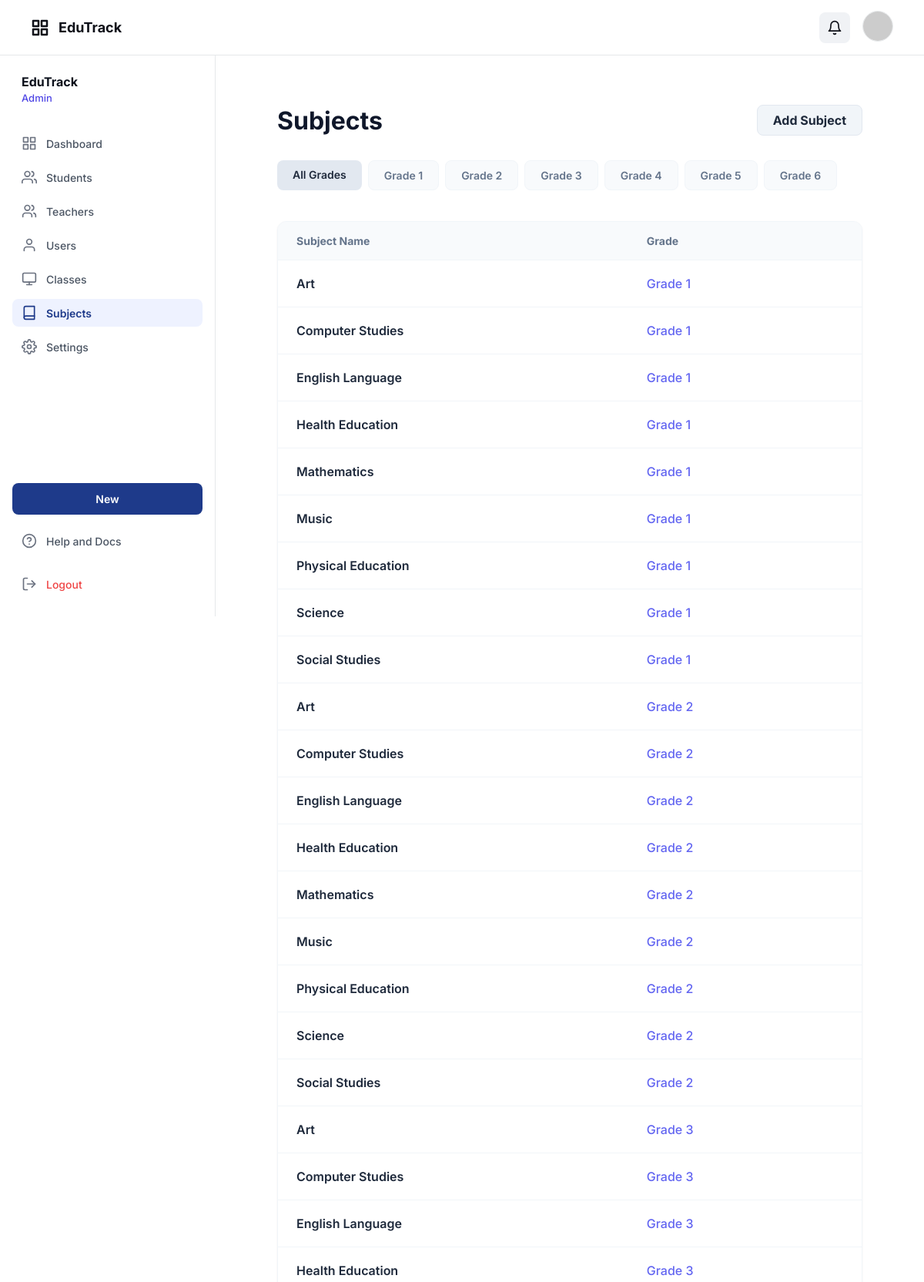
Screenshot of /school_app/index.php?controller=subject&action=index (signed in, upper part) with the database file from the repository.
### tables this page shows
CREATE TABLE grades (
  id TINYINT UNSIGNED NOT NULL,
  grade_number TINYINT UNSIGNED NOT NULL,
  name VARCHAR(20) NOT NULL,
  PRIMARY KEY (id),
  UNIQUE KEY uq_grades_grade_number (grade_number),
  UNIQUE KEY uq_grades_name (name),
  CONSTRAINT chk_grade_number CHECK (grade_number BETWEEN 1 AND 6)
);

CREATE TABLE subjects (
  id BIGINT UNSIGNED NOT NULL AUTO_INCREMENT,
  grade_id TINYINT UNSIGNED NOT NULL,
  name VARCHAR(80) NOT NULL,
  code VARCHAR(20) NULL,
  is_active TINYINT(1) NOT NULL DEFAULT 1,
  created_at TIMESTAMP NOT NULL DEFAULT CURRENT_TIMESTAMP,
  updated_at TIMESTAMP NOT NULL DEFAULT CURRENT_TIMESTAMP ON UPDATE CURRENT_TIMESTAMP,
  PRIMARY KEY (id),
  UNIQUE KEY uq_subject_grade_name (grade_id, name),
  KEY idx_subjects_grade (grade_id),
  CONSTRAINT fk_subjects_grade FOREIGN KEY (grade_id) REFERENCES grades(id) ON DELETE RESTRICT
);

### school_app/controllers/SubjectController.php (called while the page is built, shortened)
<?php
require_once __DIR__ . '/../models/Subject.php';
class SubjectController
{
    public function index()
    {
        $selectedGrade = $_GET['grade_id'] ?? null;
        $filters = [];
        $subjects = Subject::getAll($filters);
        $grades = Grade::getAll();
        render_view('views/admin/subjects/index.php', [
            'subjects' => $subjects,
            'grades' => $grades,
            'selectedGrade' => $selectedGrade
        ]);
    }
}

### school_app/models/Grade.php (called while the page is built, shortened)
<?php
class Grade extends Model
{
    public static function getAll()
    {
        $db = Database::connect();
        $sql = "SELECT * FROM grades ORDER BY grade_number";
        $stmt = $db->query($sql);
        return $stmt->fetchAll(PDO::FETCH_OBJ);
    }
}

### school_app/models/Subject.php (called while the page is built, shortened)
<?php
class Subject extends Model
{
    public static function getAll($filters = [])
    {
        $db = Database::connect();
        $sql = "SELECT s.*, g.name as grade_name, g.grade_number
                FROM subjects s
                JOIN grades g ON s.grade_id = g.id
                WHERE 1=1";
        $params = [];
        $sql .= " ORDER BY g.grade_number, s.name";
        $stmt = $db->prepare($sql);
        $stmt->execute($params);
        return $stmt->fetchAll(PDO::FETCH_OBJ);
    }
}

### school_app/views/admin/subjects/index.php (the view, shortened to what this page needs)
<div class="subjects-container" style="padding: 40px;">
    <div style="display: flex; justify-content: space-between; align-items: center; margin-bottom: 32px;">
        <h1 style="font-size: 32px; font-weight: 700; color: #0f172a; margin: 0;">Subjects</h1>
        <a href="index.php?controller=subject&action=add" class="btn-primary"
            style="background-color: #f1f5f9; color: #1e293b; padding: 10px 20px; border-radius: 8px; font-weight: 700; border: 1px solid #e2e8f0; text-decoration: none;">
            Add Subject
        </a>
    </div>
    <div style="display: flex; gap: 8px; margin-bottom: 32px; overflow-x: auto; padding-bottom: 8px;">
        <a href="index.php?controller=subject&action=index"
            style="padding: 10px 20px; border-radius: 8px; font-weight: 600; font-size: 14px; text-decoration: none;
                  <?php echo !$selectedGrade ? 'background-color: #e2e8f0; color: #1e293b;' : 'background-color: #f8fafc; color: #64748b; border: 1px solid #f1f5f9;'; ?>">
            All Grades
        </a>
        <?php foreach ($grades as $grade): ?>
            <a href="index.php?controller=subject&action=index&grade_id=<?php echo $grade->id; ?>"
                style="padding: 10px 20px; border-radius: 8px; font-weight: 600; font-size: 14px; text-decoration: none;
                      <?php echo $selectedGrade == $grade->id ? 'background-color: #e2e8f0; color: #1e293b;' : 'background-color: #f8fafc; color: #64748b; border: 1px solid #f1f5f9;'; ?>">
                <?php echo htmlspecialchars($grade->name); ?>
            </a>
        <?php endforeach; ?>
    </div>
    <div class="card" style="padding: 0; overflow: hidden; border-radius: 12px; border: 1px solid #f1f5f9;">
        <table style="width: 100%; border-collapse: collapse; text-align: left;">
            <thead>
                <tr style="background-color: #f8fafc; border-bottom: 1px solid #f1f5f9;">
                    <th style="padding: 16px 24px; font-size: 14px; font-weight: 700; color: #64748b; width: 60%;">
                        Subject Name</th>
                    <th style="padding: 16px 24px; font-size: 14px; font-weight: 700; color: #64748b; width: 40%;">Grade
                    </th>
                </tr>
            </thead>
            <tbody>
                <?php if (empty($subjects)): ?>
                    <tr>
                        <td colspan="2" style="padding: 40px; text-align: center; color: #64748b; font-size: 16px;">No
                            subjects found.</td>
                    </tr>
                <?php else: ?>
                    <?php foreach ($subjects as $subject): ?>
                        <tr style="border-bottom: 1px solid #f1f5f9;">
                            <td style="padding: 20px 24px; font-size: 16px; font-weight: 600; color: #1e293b;">
                                <?php echo htmlspecialchars($subject->name); ?>
                            </td>
                            <td style="padding: 20px 24px; font-size: 16px; color: #6366f1; font-weight: 500;">
                                <?php echo htmlspecialchars($subject->grade_name); ?>
                            </td>
                        </tr>
                    <?php endforeach; ?>
                <?php endif; ?>
            </tbody>
        </table>
    </div>
</div>

### school_app/assets/css/app.css (style rules this page uses)
:root { --primary: #1e3a89; --primary-light: #e8eaf2; --bg-main: #f9f9f9; --bg-white: #ffffff; --text-main: #0f1119; --text-muted: #546691; --text-dark: #0c111c; --border-color: #e5e8ea; --border-input: #d1d6e5; --error: #ef4444; --success: #10b981; --spacing-xs: 4px; --spacing-sm: 8px; --spacing-md: 12px; --spacing-lg: 16px; --spacing-xl: 20px; --spacing-2xl: 24px; --spacing-4xl: 40px; --font-family: "Inter", -apple-system, BlinkMacSystemFont, "Segoe UI", Roboto, sans-serif; --font-size-xs: 12px; --font-size-sm: 14px; --font-size-md: 16px; --font-size-lg: 18px; --font-size-xl: 24px; --font-size-2xl: 28px; --font-size-3xl: 32px; }
* { -webkit-font-smoothing: antialiased; box-sizing: border-box; }
html, body { margin: 0; padding: 0; height: 100%; font-family: var(--font-family); background-color: var(--bg-white); color: var(--text-main); }
a { text-decoration: none; color: inherit; }
.card { background-color: var(--bg-white); border: 1px solid var(--input-border); border-radius: 12px; padding: var(--spacing-2xl); box-shadow: 0 1px 3px rgba(0, 0, 0, 0.05); }
.depth-frame-11, .depth-frame-13, .depth-frame-29, .depth-frame-32, .btn-primary { background-color: var(--primary); color: #f9f9f9; border-radius: 8px; height: 40px; display: flex; align-items: center; justify-content: center; }

### rows the page displays
grades: name "Grade 1"
grades: name "Grade 2"
grades: name "Grade 3"
grades: name "Grade 4"
grades: name "Grade 5"
grades: name "Grade 6"
subjects: name "Art", grade.name "Grade 1"
subjects: name "Computer Studies", grade.name "Grade 1"
subjects: name "English Language", grade.name "Grade 1"
subjects: name "Health Education", grade.name "Grade 1"
subjects: name "Mathematics", grade.name "Grade 1"
subjects: name "Music", grade.name "Grade 1"
subjects: name "Physical Education", grade.name "Grade 1"
subjects: name "Science", grade.name "Grade 1"
subjects: name "Social Studies", grade.name "Grade 1"
subjects: name "Art", grade.name "Grade 2"
subjects: name "Computer Studies", grade.name "Grade 2"
subjects: name "English Language", grade.name "Grade 2"
subjects: name "Health Education", grade.name "Grade 2"
subjects: name "Mathematics", grade.name "Grade 2"
subjects: name "Music", grade.name "Grade 2"
subjects: name "Physical Education", grade.name "Grade 2"
subjects: name "Science", grade.name "Grade 2"
subjects: name "Social Studies", grade.name "Grade 2"
subjects: name "Art", grade.name "Grade 3"
subjects: name "Computer Studies", grade.name "Grade 3"
subjects: name "English Language", grade.name "Grade 3"
subjects: name "Health Education", grade.name "Grade 3"

### other values shown
$displayRole "Admin"
